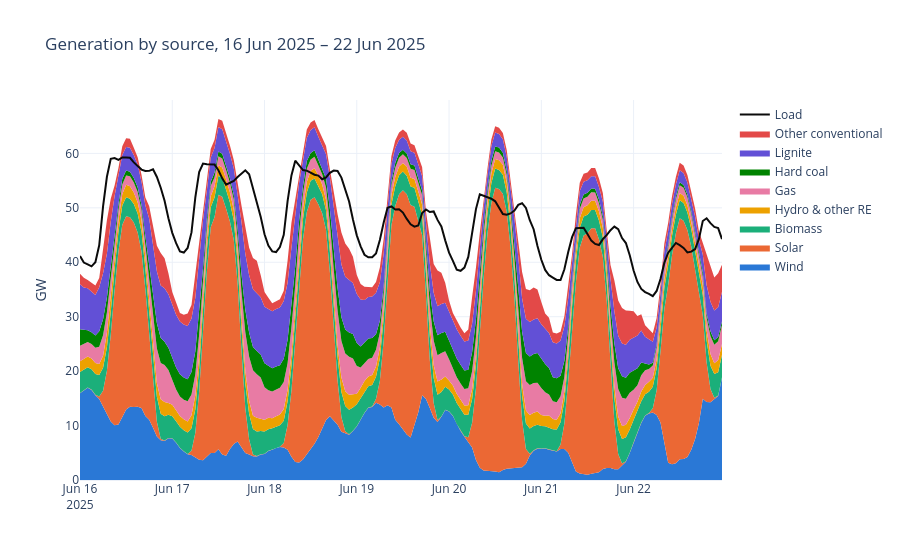

Write notebook code for a chart like this one.
### Markdown cell above
## Generation mix: summer vs winter week

### Code cell
plots.mix_area(df, date(2025, 6, 16), date(2025, 6, 22))

### Figure 1 — Plotly figure (JSON) as saved in the notebook; plotly's stock layout.template omitted (floating-point values rounded to 4 significant figures; data arrays with more than 128 entries replaced by an {"elided": "..."} marker saying what was removed)
{"data": [{"fillcolor": "#2a78d6", "hovertemplate": "%{y:.1f} GW", "line": {"color": "#2a78d6", "width": 0}, "mode": "lines", "name": "Wind", "stackgroup": "mix", "type": "scatter", "x": {"elided": "168 str values"}, "y": {"elided": "168 float values"}}, {"fillcolor": "#eb6834", "hovertemplate": "%{y:.1f} GW", "line": {"color": "#eb6834", "width": 0}, "mode": "lines", "name": "Solar", "stackgroup": "mix", "type": "scatter", "x": {"elided": "168 str values"}, "y": {"elided": "168 float values"}}, {"fillcolor": "#1baf7a", "hovertemplate": "%{y:.1f} GW", "line": {"color": "#1baf7a", "width": 0}, "mode": "lines", "name": "Biomass", "stackgroup": "mix", "type": "scatter", "x": {"elided": "168 str values"}, "y": {"elided": "168 float values"}}, {"fillcolor": "#eda100", "hovertemplate": "%{y:.1f} GW", "line": {"color": "#eda100", "width": 0}, "mode": "lines", "name": "Hydro & other RE", "stackgroup": "mix", "type": "scatter", "x": {"elided": "168 str values"}, "y": {"elided": "168 float values"}}, {"fillcolor": "#e87ba4", "hovertemplate": "%{y:.1f} GW", "line": {"color": "#e87ba4", "width": 0}, "mode": "lines", "name": "Gas", "stackgroup": "mix", "type": "scatter", "x": {"elided": "168 str values"}, "y": {"elided": "168 float values"}}, {"fillcolor": "#008300", "hovertemplate": "%{y:.1f} GW", "line": {"color": "#008300", "width": 0}, "mode": "lines", "name": "Hard coal", "stackgroup": "mix", "type": "scatter", "x": {"elided": "168 str values"}, "y": {"elided": "168 float values"}}, {"fillcolor": "#6250d6", "hovertemplate": "%{y:.1f} GW", "line": {"color": "#6250d6", "width": 0}, "mode": "lines", "name": "Lignite", "stackgroup": "mix", "type": "scatter", "x": {"elided": "168 str values"}, "y": {"elided": "168 float values"}}, {"fillcolor": "#e34948", "hovertemplate": "%{y:.1f} GW", "line": {"color": "#e34948", "width": 0}, "mode": "lines", "name": "Other conventional", "stackgroup": "mix", "type": "scatter", "x": {"elided": "168 str values"}, "y": {"elided": "168 float values"}}, {"hovertemplate": "%{y:.1f} GW", "line": {"color": "#0b0b0b", "width": 2}, "name": "Load", "type": "scatter", "x": {"elided": "168 str values"}, "y": {"elided": "168 float values"}}], "layout": {"hovermode": "x unified", "title": {"text": "Generation by source, 16 Jun 2025 – 22 Jun 2025"}, "yaxis": {"title": {"text": "GW"}}}}
